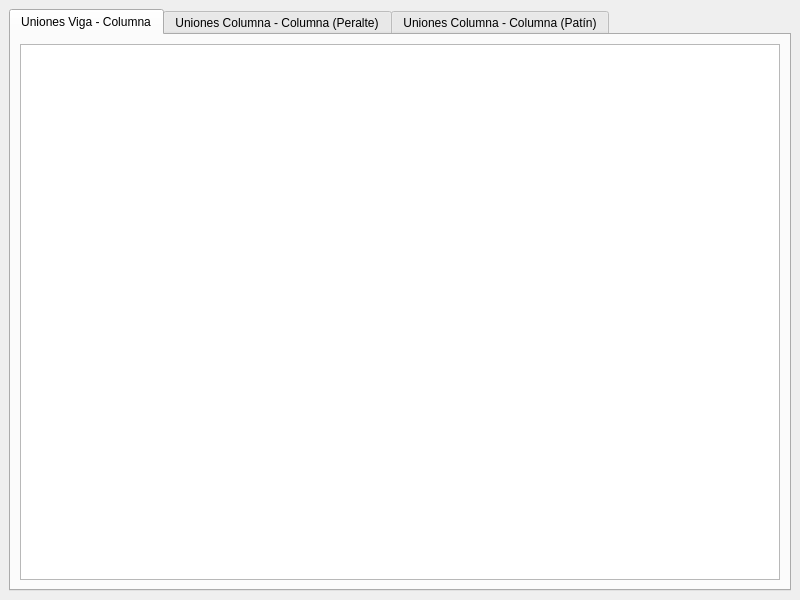
<?xml version="1.0" encoding="UTF-8"?>
<ui version="4.0">
 <class>MainWindow</class>
 <widget class="QMainWindow" name="MainWindow">
  <property name="geometry">
   <rect>
    <x>0</x>
    <y>0</y>
    <width>800</width>
    <height>600</height>
   </rect>
  </property>
  <property name="windowTitle">
   <string>Criterio de ensamble de elementos</string>
  </property>
  <widget class="QWidget" name="centralwidget">
   <layout class="QGridLayout" name="gridLayout">
    <item row="0" column="0">
     <widget class="QTabWidget" name="tabWidget">
      <property name="currentIndex">
       <number>0</number>
      </property>
      <widget class="QWidget" name="tab">
       <attribute name="title">
        <string>Uniones Viga - Columna</string>
       </attribute>
       <layout class="QGridLayout" name="gridLayout_2">
        <item row="0" column="0">
         <widget class="QTableView" name="tableView_VC"/>
        </item>
       </layout>
      </widget>
      <widget class="QWidget" name="tab_2">
       <attribute name="title">
        <string>Uniones Columna - Columna (Peralte)</string>
       </attribute>
       <layout class="QGridLayout" name="gridLayout_3">
        <item row="0" column="0">
         <widget class="QTableView" name="tableView_CCPer"/>
        </item>
       </layout>
      </widget>
      <widget class="QWidget" name="tab_3">
       <attribute name="title">
        <string>Uniones Columna - Columna (Patín)</string>
       </attribute>
       <layout class="QGridLayout" name="gridLayout_4">
        <item row="0" column="0">
         <widget class="QTableView" name="tableView_CCPat"/>
        </item>
       </layout>
      </widget>
     </widget>
    </item>
   </layout>
  </widget>
 </widget>
 <resources/>
 <connections/>
</ui>
